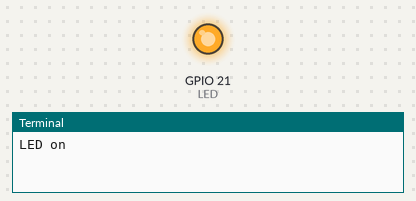
A program run on a simulated Raspberry Pi (BCM pin numbers). On the bench: output pins drawn as LEDs (lit = HIGH), the last lines printed to the terminal. At 5.0 s the program stops and its outputs stay as they are.

Above: at 0.1 s.
At 5.1 s:
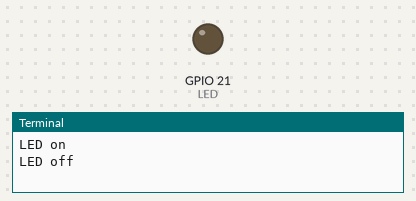
Timing chart, 0 to 6.5 s (numbered marks = the images above):
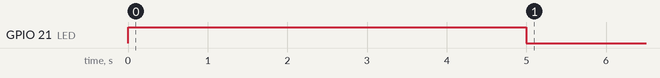

The program:

Basic-on_offLED.py
```python
#import the python libraries needed
import RPi.GPIO as GPIO #import library RPi.GPIO & calling it GPIO
import time             #import time library to call time.sleep (delay)

#set the GPIO mode to Broadcom pin
GPIO.setmode(GPIO.BCM) #Broadcom(BCM) use to configure Raspberry Pi pins using the Broadcom channel num.

GPIO.setwarnings(False)#Suppresse any warnings generated by RPi.GPIO library

#set the pins and if its an output or input
LED =21                 #assign GPIO pin number 21 as LED
GPIO.setup(LED,GPIO.OUT)#set the LED GPIO pin as an output

#--------- coding to on and off the led ---------

print ("LED on")          #print LED on in the terminal
GPIO.output(LED,GPIO.HIGH)#Turn on the LED

time.sleep(5)             #Wait 5 seconds

print ("LED off")         #print LED on in the terminal
GPIO.output(LED,GPIO.LOW) #Turn off the LED
```

Measured:
- by itself, GPIO 21 (LED): LOW → HIGH at 0.00 s, → LOW 5.0 s later
